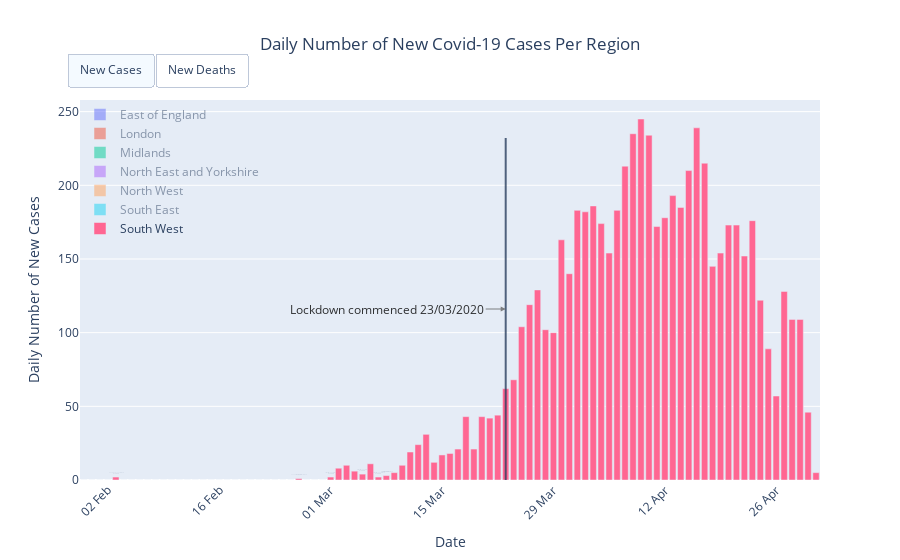

The code cell stored with this chart in its notebook:
### Code cell
fig = go.Figure(
    layout={
        "title": {
            "text": "Daily Number of New Covid-19 Cases Per Region",
            "x": 0.5
        },
        "xaxis": {
            "title": "Date",
            "tickformat": '%d %b',
            "tickangle": -45
        },
        "yaxis": {
            "title": "Daily Number of New Cases",
            "tickformat": ',d',
        },
        "legend": {
            "x": 0,
            "y": 1,
            "bgcolor": "RGBA(0,0,0,0)"
        },
        "hovermode": "closest"
    }
)

new_cases_traces = []
new_deaths_traces = []

total_cases_df = (
    complete_df.xs(("cases", "new"), level=["measure", "submeasure"], axis=1)
    .dropna(how="all", axis=0)  # trim the start and end dates
    .dropna(how="all", axis=1)  # drop columns with no data
)

for area, new_cases_series in total_cases_df.iteritems():
    text = (
        new_cases_series.index.to_series().dt.strftime("%-d %B") + " | " + area + "<br>" \
        "New cases: " + new_cases_series.apply("{:,.0f}".format)
    )
    
    new_cases_traces.append(
        go.Bar(
            x=new_cases_series.index,
            y=new_cases_series,
            name=area,
            visible=True if area == "South West" else "legendonly",
            text=text,
            hovertemplate="%{text}<extra></extra>"
        )
    )

total_deaths_df = (
    complete_df.xs(("deaths", "new"), level=["measure", "submeasure"], axis=1)
    .dropna(how="all", axis=0)  # trim the start and end dates
    .dropna(how="all", axis=1)  # drop columns with no data
)

for area, new_deaths_series in total_deaths_df.iteritems():
    text = (
        new_deaths_series.index.to_series().dt.strftime("%-d %B") + " | " + area + "<br>" \
        "New deaths: " + new_deaths_series.apply("{:,.0f}".format)
    )
    
    new_deaths_traces.append(
        go.Bar(
            x=new_deaths_series.index,
            y=new_deaths_series,
            name=area,
            # hide new deaths traces by default
            visible=False,
            text=text,
            hovertemplate="%{text}<extra></extra>"
        )
    )

for trace in new_cases_traces + new_deaths_traces:
    fig.add_trace(trace)

# add a vertical line showing when the UK went into "lockdown"...
fig.add_shape(
    type="line",
    xref="x",
    yref="paper",
    x0=datetime.date(2020, 3, 23),
    y0=0,
    x1=datetime.date(2020, 3, 23),
    y1=0.9,
    opacity=0.8,
)    

# ...and then annotate it with some text
fig.add_annotation(
    xref="x",
    yref="paper",
    x=datetime.date(2020, 3, 23),
    y=0.45,
    text="Lockdown commenced 23/03/2020",
    font_color="#000",
    showarrow=True,
    align="center",
    arrowhead=2,
    arrowsize=1,
    arrowwidth=1,
    arrowcolor="#636363",
    ax=-20,
    ay=0,
    xanchor="right",
    opacity=0.8,
)

fig.update_layout(
    updatemenus=[{
        "type": "buttons",
        "direction": "right",
        "x": 0.225,
        "y": 1.125,
        "buttons": list([
            {
                "label": "New Cases",
                "method": "update",
                "args": [
                    {
                        "visible": [True] + ["legendonly"] * 6 + [False] * 10
                    }, 
                    {
                        "title": "Daily Number of New Covid-19 Cases Per Region",
                        "yaxis": {"title": "Number of New Confirmed Cases", "tickformat": ",d"},
                    }
                ]
            },
            {
                "label": "New Deaths",
                "method": "update",
                "args": [
                    {
                        "visible": [False] * 7 + ["True"] + ["legendonly"] * 9,
                    }, 
                    {
                        "title": "Daily Number of New Covid-19 Deaths Per Region",
                        "yaxis": {"title": "Number of New Deaths", "tickformat": ",d"},
                    }
                ]
            }
        ])
    }]
)
    
fig
